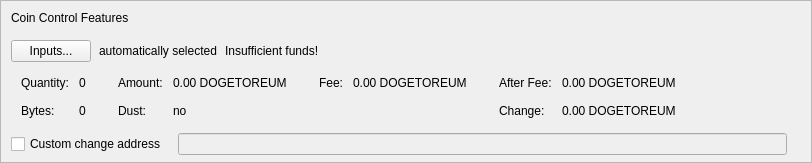
    <widget class="QFrame" name="frameCoinControl">
     <property name="sizePolicy">
      <sizepolicy hsizetype="Expanding" vsizetype="Expanding">
       <horstretch>0</horstretch>
       <verstretch>0</verstretch>
      </sizepolicy>
     </property>
     <property name="maximumSize">
      <size>
       <width>16777215</width>
       <height>16777215</height>
      </size>
     </property>
     <property name="frameShape">
      <enum>QFrame::StyledPanel</enum>
     </property>
     <property name="frameShadow">
      <enum>QFrame::Sunken</enum>
     </property>
     <layout class="QVBoxLayout" name="verticalLayoutCoinControl2">
      <property name="spacing">
       <number>0</number>
      </property>
      <property name="leftMargin">
       <number>0</number>
      </property>
      <property name="topMargin">
       <number>0</number>
      </property>
      <property name="rightMargin">
       <number>0</number>
      </property>
      <property name="bottomMargin">
       <number>6</number>
      </property>
      <item>
       <layout class="QVBoxLayout" name="verticalLayoutCoinControl" stretch="0,0,0,0,0">
        <property name="spacing">
         <number>0</number>
        </property>
        <property name="leftMargin">
         <number>10</number>
        </property>
        <property name="topMargin">
         <number>10</number>
        </property>
        <item>
         <layout class="QHBoxLayout" name="horizontalLayoutCoinControl1">
          <property name="bottomMargin">
           <number>15</number>
          </property>
          <item>
           <widget class="QLabel" name="labelCoinControlFeatures">
            <property name="sizePolicy">
             <sizepolicy hsizetype="Preferred" vsizetype="Maximum">
              <horstretch>0</horstretch>
              <verstretch>0</verstretch>
             </sizepolicy>
            </property>
            <property name="text">
             <string>Coin Control Features</string>
            </property>
           </widget>
          </item>
         </layout>
        </item>
        <item>
         <layout class="QHBoxLayout" name="horizontalLayoutCoinControl2" stretch="0,0,0,0">
          <property name="spacing">
           <number>8</number>
          </property>
          <property name="bottomMargin">
           <number>10</number>
          </property>
          <item>
           <widget class="QPushButton" name="pushButtonCoinControl">
            <property name="styleSheet">
             <string notr="true"/>
            </property>
            <property name="text">
             <string>Inputs...</string>
            </property>
            <property name="autoDefault">
             <bool>false</bool>
            </property>
           </widget>
          </item>
          <item>
           <widget class="QLabel" name="labelCoinControlAutomaticallySelected">
            <property name="text">
             <string>automatically selected</string>
            </property>
            <property name="margin">
             <number>5</number>
            </property>
           </widget>
          </item>
          <item>
           <widget class="QLabel" name="labelCoinControlInsuffFunds">
            <property name="text">
             <string>Insufficient funds!</string>
            </property>
            <property name="margin">
             <number>5</number>
            </property>
           </widget>
          </item>
          <item>
           <spacer name="horizontalSpacerCoinControl">
            <property name="orientation">
             <enum>Qt::Horizontal</enum>
            </property>
            <property name="sizeHint" stdset="0">
             <size>
              <width>40</width>
              <height>1</height>
             </size>
            </property>
           </spacer>
          </item>
         </layout>
        </item>
        <item>
         <widget class="QWidget" name="widgetCoinControl" native="true">
          <property name="sizePolicy">
           <sizepolicy hsizetype="Preferred" vsizetype="Preferred">
            <horstretch>0</horstretch>
            <verstretch>0</verstretch>
           </sizepolicy>
          </property>
          <property name="minimumSize">
           <size>
            <width>0</width>
            <height>0</height>
           </size>
          </property>
          <property name="styleSheet">
           <string notr="true"/>
          </property>
          <layout class="QHBoxLayout" name="horizontalLayoutCoinControl5">
           <property name="leftMargin">
            <number>0</number>
           </property>
           <property name="topMargin">
            <number>0</number>
           </property>
           <property name="rightMargin">
            <number>0</number>
           </property>
           <property name="bottomMargin">
            <number>0</number>
           </property>
           <item>
            <layout class="QHBoxLayout" name="horizontalLayoutCoinControl3" stretch="0,0,0,1">
             <property name="spacing">
              <number>20</number>
             </property>
             <property name="topMargin">
              <number>0</number>
             </property>
             <property name="bottomMargin">
              <number>10</number>
             </property>
             <item>
              <layout class="QFormLayout" name="formLayoutCoinControl1">
               <property name="horizontalSpacing">
                <number>10</number>
               </property>
               <property name="verticalSpacing">
                <number>14</number>
               </property>
               <property name="leftMargin">
                <number>10</number>
               </property>
               <property name="topMargin">
                <number>4</number>
               </property>
               <property name="rightMargin">
                <number>6</number>
               </property>
               <item row="0" column="0">
                <widget class="QLabel" name="labelCoinControlQuantityText">
                 <property name="text">
                  <string>Quantity:</string>
                 </property>
                 <property name="margin">
                  <number>0</number>
                 </property>
                </widget>
               </item>
               <item row="0" column="1">
                <widget class="QLabel" name="labelCoinControlQuantity">
                 <property name="cursor">
                  <cursorShape>IBeamCursor</cursorShape>
                 </property>
                 <property name="contextMenuPolicy">
                  <enum>Qt::ActionsContextMenu</enum>
                 </property>
                 <property name="text">
                  <string notr="true">0</string>
                 </property>
                 <property name="margin">
                  <number>0</number>
                 </property>
                 <property name="textInteractionFlags">
                  <set>Qt::LinksAccessibleByMouse|Qt::TextSelectableByKeyboard|Qt::TextSelectableByMouse</set>
                 </property>
                </widget>
               </item>
               <item row="1" column="0">
                <widget class="QLabel" name="labelCoinControlBytesText">
                 <property name="text">
                  <string>Bytes:</string>
                 </property>
                </widget>
               </item>
               <item row="1" column="1">
                <widget class="QLabel" name="labelCoinControlBytes">
                 <property name="cursor">
                  <cursorShape>IBeamCursor</cursorShape>
                 </property>
                 <property name="contextMenuPolicy">
                  <enum>Qt::ActionsContextMenu</enum>
                 </property>
                 <property name="text">
                  <string notr="true">0</string>
                 </property>
                 <property name="textInteractionFlags">
                  <set>Qt::LinksAccessibleByMouse|Qt::TextSelectableByKeyboard|Qt::TextSelectableByMouse</set>
                 </property>
                </widget>
               </item>
              </layout>
             </item>
             <item>
              <layout class="QFormLayout" name="formLayoutCoinControl2">
               <property name="horizontalSpacing">
                <number>10</number>
               </property>
               <property name="verticalSpacing">
                <number>14</number>
               </property>
               <property name="leftMargin">
                <number>6</number>
               </property>
               <property name="topMargin">
                <number>4</number>
               </property>
               <property name="rightMargin">
                <number>6</number>
               </property>
               <item row="0" column="0">
                <widget class="QLabel" name="labelCoinControlAmountText">
                 <property name="text">
                  <string>Amount:</string>
                 </property>
                 <property name="margin">
                  <number>0</number>
                 </property>
                </widget>
               </item>
               <item row="0" column="1">
                <widget class="QLabel" name="labelCoinControlAmount">
                 <property name="cursor">
                  <cursorShape>IBeamCursor</cursorShape>
                 </property>
                 <property name="contextMenuPolicy">
                  <enum>Qt::ActionsContextMenu</enum>
                 </property>
                 <property name="text">
                  <string notr="true">0.00 DOGETOREUM</string>
                 </property>
                 <property name="textInteractionFlags">
                  <set>Qt::LinksAccessibleByMouse|Qt::TextSelectableByKeyboard|Qt::TextSelectableByMouse</set>
                 </property>
                </widget>
               </item>
               <item row="1" column="0">
                <widget class="QLabel" name="labelCoinControlLowOutputText">
                 <property name="text">
                  <string>Dust:</string>
                 </property>
                </widget>
               </item>
               <item row="1" column="1">
                <widget class="QLabel" name="labelCoinControlLowOutput">
                 <property name="cursor">
                  <cursorShape>IBeamCursor</cursorShape>
                 </property>
                 <property name="contextMenuPolicy">
                  <enum>Qt::ActionsContextMenu</enum>
                 </property>
                 <property name="text">
                  <string notr="true">no</string>
                 </property>
                 <property name="textInteractionFlags">
                  <set>Qt::LinksAccessibleByMouse|Qt::TextSelectableByKeyboard|Qt::TextSelectableByMouse</set>
                 </property>
                </widget>
               </item>
              </layout>
             </item>
             <item>
              <layout class="QFormLayout" name="formLayoutCoinControl3">
               <property name="horizontalSpacing">
                <number>10</number>
               </property>
               <property name="verticalSpacing">
                <number>14</number>
               </property>
               <property name="leftMargin">
                <number>6</number>
               </property>
               <property name="topMargin">
                <number>4</number>
               </property>
               <property name="rightMargin">
                <number>6</number>
               </property>
               <item row="0" column="0">
                <widget class="QLabel" name="labelCoinControlFeeText">
                 <property name="text">
                  <string>Fee:</string>
                 </property>
                 <property name="margin">
                  <number>0</number>
                 </property>
                </widget>
               </item>
               <item row="0" column="1">
                <widget class="QLabel" name="labelCoinControlFee">
                 <property name="cursor">
                  <cursorShape>IBeamCursor</cursorShape>
                 </property>
                 <property name="contextMenuPolicy">
                  <enum>Qt::ActionsContextMenu</enum>
                 </property>
                 <property name="text">
                  <string notr="true">0.00 DOGETOREUM</string>
                 </property>
                 <property name="textInteractionFlags">
                  <set>Qt::LinksAccessibleByMouse|Qt::TextSelectableByKeyboard|Qt::TextSelectableByMouse</set>
                 </property>
                </widget>
               </item>
              </layout>
             </item>
             <item>
              <layout class="QFormLayout" name="formLayoutCoinControl4">
               <property name="horizontalSpacing">
                <number>10</number>
               </property>
               <property name="verticalSpacing">
                <number>14</number>
               </property>
               <property name="leftMargin">
                <number>6</number>
               </property>
               <property name="topMargin">
                <number>4</number>
               </property>
               <property name="rightMargin">
                <number>6</number>
               </property>
               <item row="0" column="0">
                <widget class="QLabel" name="labelCoinControlAfterFeeText">
                 <property name="text">
                  <string>After Fee:</string>
                 </property>
                 <property name="margin">
                  <number>0</number>
                 </property>
                </widget>
               </item>
               <item row="0" column="1">
                <widget class="QLabel" name="labelCoinControlAfterFee">
                 <property name="cursor">
                  <cursorShape>IBeamCursor</cursorShape>
                 </property>
                 <property name="contextMenuPolicy">
                  <enum>Qt::ActionsContextMenu</enum>
                 </property>
                 <property name="text">
                  <string notr="true">0.00 DOGETOREUM</string>
                 </property>
                 <property name="textInteractionFlags">
                  <set>Qt::LinksAccessibleByMouse|Qt::TextSelectableByKeyboard|Qt::TextSelectableByMouse</set>
                 </property>
                </widget>
               </item>
               <item row="1" column="0">
                <widget class="QLabel" name="labelCoinControlChangeText">
                 <property name="text">
                  <string>Change:</string>
                 </property>
                </widget>
               </item>
               <item row="1" column="1">
                <widget class="QLabel" name="labelCoinControlChange">
                 <property name="cursor">
                  <cursorShape>IBeamCursor</cursorShape>
                 </property>
                 <property name="contextMenuPolicy">
                  <enum>Qt::ActionsContextMenu</enum>
                 </property>
                 <property name="text">
                  <string notr="true">0.00 DOGETOREUM</string>
                 </property>
                 <property name="textInteractionFlags">
                  <set>Qt::LinksAccessibleByMouse|Qt::TextSelectableByKeyboard|Qt::TextSelectableByMouse</set>
                 </property>
                </widget>
               </item>
              </layout>
             </item>
            </layout>
           </item>
          </layout>
         </widget>
        </item>
        <item>
         <layout class="QHBoxLayout" name="horizontalLayoutCoinControl4" stretch="0,0,0">
          <property name="spacing">
           <number>12</number>
          </property>
          <property name="sizeConstraint">
           <enum>QLayout::SetDefaultConstraint</enum>
          </property>
          <property name="topMargin">
           <number>5</number>
          </property>
          <property name="rightMargin">
           <number>5</number>
          </property>
          <item>
           <widget class="QCheckBox" name="checkBoxCoinControlChange">
            <property name="toolTip">
             <string>If this is activated, but the change address is empty or invalid, change will be sent to a newly generated address.</string>
            </property>
            <property name="text">
             <string>Custom change address</string>
            </property>
           </widget>
          </item>
          <item>
           <widget class="QValidatedLineEdit" name="lineEditCoinControlChange">
            <property name="enabled">
             <bool>false</bool>
            </property>
            <property name="sizePolicy">
             <sizepolicy hsizetype="Expanding" vsizetype="Fixed">
              <horstretch>0</horstretch>
              <verstretch>0</verstretch>
             </sizepolicy>
            </property>
           </widget>
          </item>
          <item>
           <widget class="QLabel" name="labelCoinControlChangeLabel">
            <property name="sizePolicy">
             <sizepolicy hsizetype="Preferred" vsizetype="Expanding">
              <horstretch>0</horstretch>
              <verstretch>0</verstretch>
             </sizepolicy>
            </property>
            <property name="minimumSize">
             <size>
              <width>0</width>
              <height>0</height>
             </size>
            </property>
            <property name="text">
             <string/>
            </property>
            <property name="margin">
             <number>3</number>
            </property>
           </widget>
          </item>
         </layout>
        </item>
        <item>
         <spacer name="verticalSpacerCoinControl">
          <property name="orientation">
           <enum>Qt::Vertical</enum>
          </property>
          <property name="sizeHint" stdset="0">
           <size>
            <width>800</width>
            <height>1</height>
           </size>
          </property>
         </spacer>
        </item>
       </layout>
      </item>
     </layout>
    </widget>
